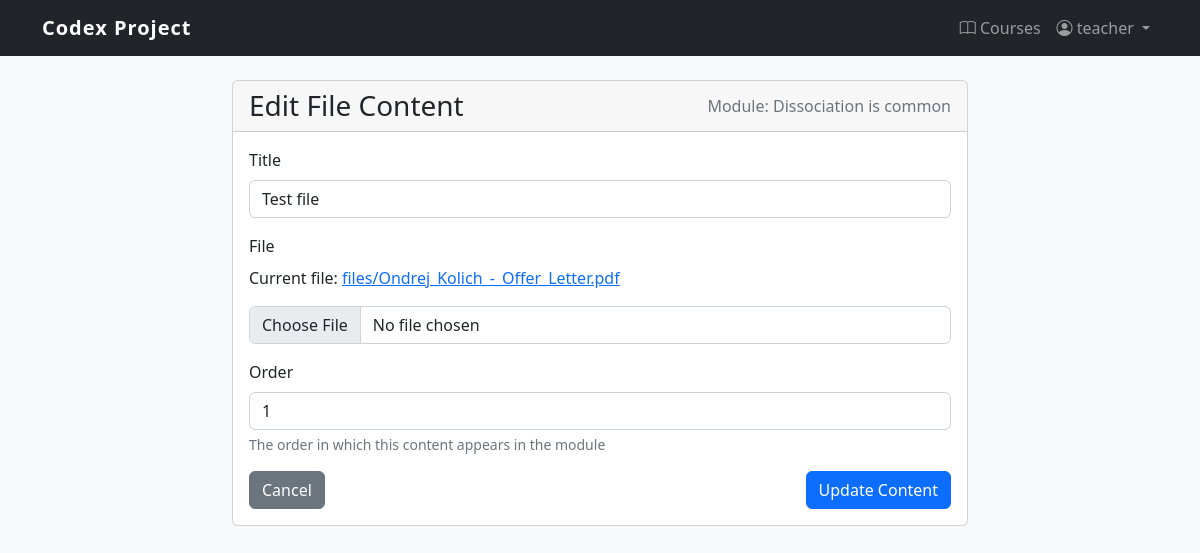
Screenshot of /content/content/file/1/edit/ (signed in) with the database file from the repository.
### user_management/models.py (models this page shows, shortened)
class User(AbstractUser):
    USER = 'USER'
    TEACHER = 'TEACHER'
    ADMIN = 'ADMIN'
    ROLE_CHOICES = [
        (USER, 'User'),
        (TEACHER, 'Teacher'),
        (ADMIN, 'Admin'),
    ]
    role = models.CharField(max_length=10, choices=ROLE_CHOICES, default=USER)
    def is_administrator(self):
        return self.role == self.ADMIN

### content_management/models.py (models this page shows, shortened)
class Module(models.Model):
    course = models.ForeignKey(Course, related_name='modules', on_delete=models.CASCADE)
    title = models.CharField(max_length=200)
    description = models.TextField(blank=True)
    order = models.PositiveIntegerField(default=0)
    class Meta:
        ordering = ['order']

class Content(models.Model):
    module = models.ForeignKey(Module, on_delete=models.CASCADE)
    title = models.CharField(max_length=250)
    created = models.DateTimeField(auto_now_add=True)
    updated = models.DateTimeField(auto_now=True)
    order = models.PositiveIntegerField(default=0)
    class Meta:
        abstract = True
        ordering = ['order']

class File(Content):
    file = models.FileField(upload_to='files')

### content_management/views.py (the view, shortened to what this page needs)
class ContentUpdateView(LoginRequiredMixin, View):
    def get_object(self):
        content_type = self.kwargs.get('content_type')
        pk = self.kwargs.get('pk')
        if content_type not in CONTENT_MODELS:
            raise Http404("Invalid content type")
        content_model = CONTENT_MODELS[content_type]
        return get_object_or_404(content_model, id=pk)
    def dispatch(self, request, *args, **kwargs):
        self.object = self.get_object()
        module = self.object.module
        if module.course.owner != request.user and not request.user.is_administrator():
            messages.error(request, "You don't have permission to modify this content.")
            return redirect('content_management:module_detail', pk=module.id)
        return super().dispatch(request, *args, **kwargs)
    def get(self, request, *args, **kwargs):
        content_type = kwargs.get('content_type')
        context = {
            'form': None,  # Form would be defined in actual template
            'object': self.object,
            'module': self.object.module,
            'content_type': content_type,
        }
        return render(request, f'content_management/content/{content_type}_form.html', context)

### content_management/templates/content_management/content/file_form.html (shortened to what this page needs)
{% extends 'content_management/base.html' %}
{% block content_management %}
    <div class="row">
        <div class="col-md-8 offset-md-2">
            <div class="card">
                <div class="card-header d-flex justify-content-between align-items-center">
                    <h3 class="mb-0">{% if object %}Edit File Content{% else %}Add File Content{% endif %}</h3>
                    <span class="text-muted">Module: {{ module.title }}</span>
                </div>
                <div class="card-body">
                    <form method="post" enctype="multipart/form-data">
                        <div class="mb-3">
                            <label for="id_title" class="form-label">Title</label>
                            <input type="text" name="title" value="{% if object %}{{ object.title }}{% endif %}"
                                   class="form-control" id="id_title" required>
                        </div>
                        <div class="mb-3">
                            <label for="id_file" class="form-label">File</label>
                            {% if object and object.file %}
                                <p>Current file: <a href="{{ object.file.url }}">{{ object.file.name }}</a></p>
                            {% endif %}
                            <input type="file" name="file" class="form-control" id="id_file" {% if not object %}required{% endif %}>
                        </div>
                        <div class="mb-3">
                            <label for="id_order" class="form-label">Order</label>
                            <input type="number" name="order" value="{% if object %}{{ object.order }}{% else %}0{% endif %}"
                                   class="form-control" id="id_order" min="0">
                            <div class="form-text">The order in which this content appears in the module</div>
                        </div>
                        <div class="d-flex justify-content-between">
                            <a href="{% url 'content_management:module_detail' module.id %}" class="btn btn-secondary">Cancel</a>
                            <button type="submit" class="btn btn-primary">
                                {% if object %}Update Content{% else %}Add Content{% endif %}
                            </button>
                        </div>
                    </form>
                </div>
            </div>
        </div>
    </div>
{% endblock %}

### user_management/templates/user_management/base.html (shortened to what this page needs)
<!DOCTYPE html>
<html lang="en">
<head>
    <link href="https://cdn.jsdelivr.net/npm/bootstrap@5.2.3/dist/css/bootstrap.min.css" rel="stylesheet">
    <link rel="stylesheet" href="https://cdn.jsdelivr.net/npm/bootstrap-icons@1.10.0/font/bootstrap-icons.css">
</head>
<body>
    <nav class="navbar navbar-expand-lg navbar-dark bg-dark">
        <div class="container">
            <a class="navbar-brand" href="{% url 'user_management:dashboard' %}">Codex Project</a>
            <div class="collapse navbar-collapse" id="navbarNav">
                <ul class="navbar-nav ms-auto">
                    {% if user.is_authenticated %}
                        <li class="nav-item">
                            <a class="nav-link" href="{% url 'content_management:course_list' %}">
                                <i class="bi bi-book"></i> Courses
                            </a>
                        </li>
                        <li class="nav-item dropdown">
                            <a class="nav-link dropdown-toggle" href="#" id="navbarDropdown" role="button"
                               data-bs-toggle="dropdown" aria-expanded="false">
                                <i class="bi bi-person-circle"></i> {{ user.username }}
                            </a>
                        </li>
                    {% endif %}
                </ul>
            </div>
        </div>
    </nav>
    {% block content %}{% endblock %}
</body>
</html>

### user_management/templates/user_management/base.html (style rules this page uses)
body { font-family: 'Segoe UI', Tahoma, Geneva, Verdana, sans-serif; background-color: #f8f9fa; }
.navbar-brand { font-weight: bold; letter-spacing: 1px; }

### rows the page displays
User: username "teacher"
Module: title "Dissociation is common"
File: title "Test file", file.name "files/Ondrej_Kolich_-_Offer_Letter.pdf", order "1"
